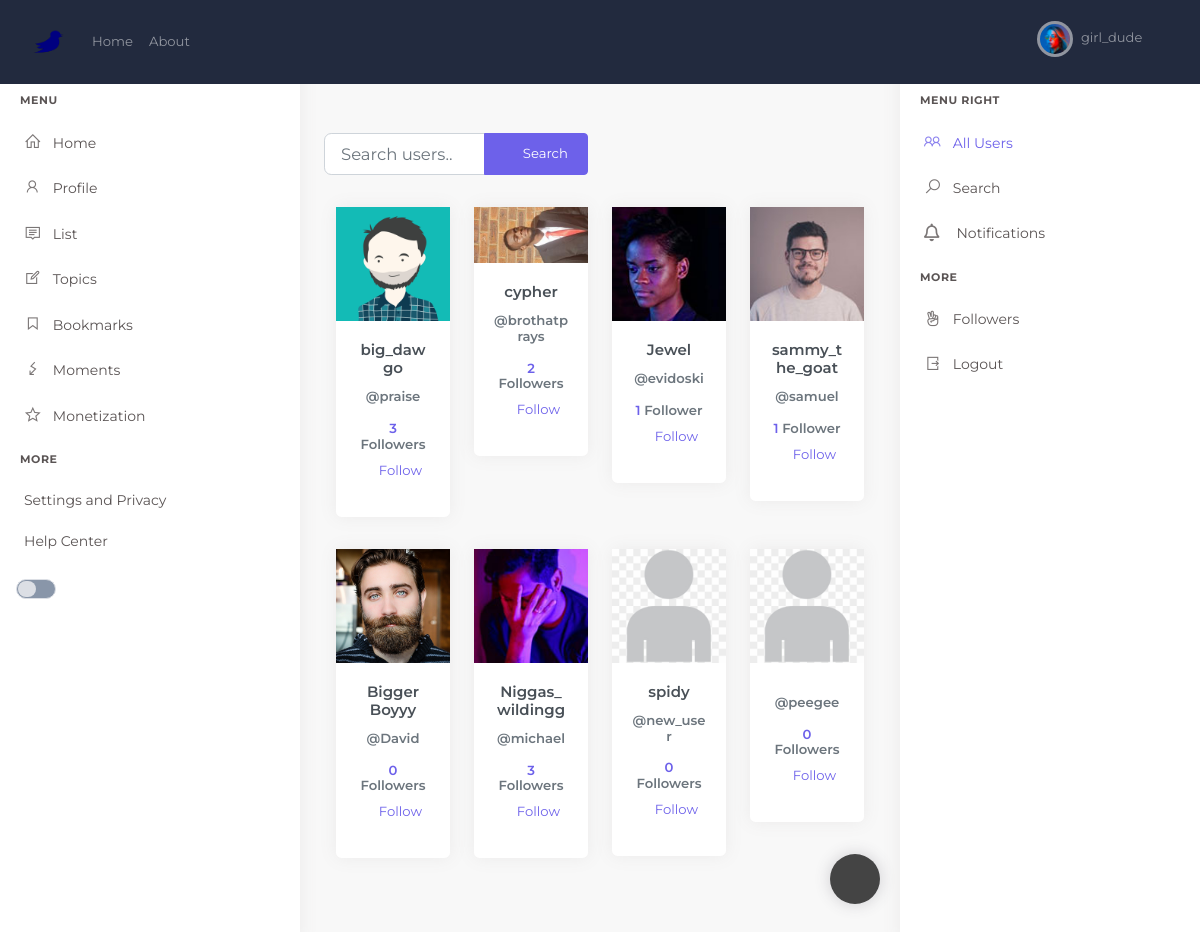
Screenshot of /users/ (signed in) with the database file from the repository.
### users/models.py (models this page shows, shortened)
class Profile(models.Model):
    user = models.OneToOneField(User, on_delete=models.CASCADE)
    displayname = models.CharField('Name', default='', max_length=25, blank=True, null=True)
    slug = AutoSlugField(populate_from='user', null=True)
    bio = models.TextField(default='', blank=True, null=True)
    birthday = models.DateField('Birthday', blank=True, null=True)
    image = models.ImageField(default='default.png', upload_to='profile_pics', blank=True, null=True)
    coverimage = models.ImageField(default='default_cover.jpg', upload_to='cover_pics', blank=True, null=True)
    followers = models.ManyToManyField("Profile", blank=True)
    def get_absolute_url(self):
        return "/users/profile/{}".format(self.slug)

### users/views.py (the view)
# urls.py: path('users/', user_views.users_list, name='users_list'),
@login_required
def users_list(request):
    user=request.user
    users = Profile.objects.exclude(user=request.user)
    my_followers = request.user.profile.followers.all()
    rec_follow_requests = FollowRequest.objects.filter(to_user=user)
    sent_to = []
    followers = []
    for user in my_followers:
        follower = user.followers.all()
        for f in follower:
            if f in followers:
                follower = follower.exclude(user=f.user)
        followers += follower
    for i in my_followers:
        if i in followers:
            followers.remove(i)
    if request.user.profile in followers:
        followers.remove(request.user.profile)
    random_list = random.sample(list(users), min(len(list(users)), 10))
    for r in random_list:
        if r in followers:
            random_list.remove(r)
    followers += random_list
    context = {
        'users': followers,
        'sent': sent_to,
        'my_followers': my_followers,
        'rec_follow_requests': rec_follow_requests
    }
    return render(request, "users/users_list.html", context)

### users/templates/users/users_list.html
{% extends "blog/base.html" %}
{% block content %}
<div class="main-content">
    <div class="page-content">
        <div class="container-fluid">
            {% block searchform %}
            <div class="row ">
                <div class="col-12 col-sm-12 col-md-4 col-xl-6">
                            <form class=" my-2 my-lg-0" action="{% url 'search_users' %}" method="get">
                                <div class="form-group">
                                    <div class="input-group h-100"  >
                                        <input type="text" class="form-control form-control-lg" name="q" placeholder="Search users.." aria-label="Search users..">
                                        <div class="input-group-append">
                                            <button class="btn btn-primary waves-effect waves-light" type="submit"><i class="fas fa-search mr-2"></i>Search</button>
                                        </div>
                                    </div>
                                </div>
                            </form>
                </div>
            </div>
            {% endblock searchform %}
                <div class="container">
                    <div class="row">
                        {% if users %}
                            {% for user_p in users %}
                                <div class="col-md-3">
                                    <div class="card-deck-wrapper">
                                        <div class="card-deck">
                                            <div class="card card-signin card-animate my-3">
                                                <a href="{{ user_p.get_absolute_url }}"><img class="card-img-top" src="{{ user_p.image.url }}" alt=""/></a>
                                                <div class="card-body">
                                                <h5 class="card-title text-center">{{ user_p.displayname }}</h5>
                                                <h6 class="text-center">
                                                    <a href="{{ user_p.get_absolute_url }}"><p class="text-muted"><span>@</span>{{user_p.user}}</p></a>
                                                </h6>
                                                <h6 class="text-center">
                                                    <a href="/users/followers/{{user_p.id}}">
                                                    {{ user_p.followers.count }}<span class="text-muted"> Follower{{ user_p.followers.count|pluralize }}</span></a>
                                                </h6>
                                                    {% if not user_p.user in sent %}
                                                        <p class="float-right">
                                                            <a class=" mr-2" href="{% url 'send_follower_request' user_p.id %}">Follow</a>
                                                        </p>
                                                    {% else %}
                                                        <p class="float-right">
                                                            <a class=" mr-2" href="/users/follow-request/cancel/{{u.id}}">Cancel Request</a>
                                                        </p>
                                                    {% endif %}
                                                </div>
                                            </div>
                                        </div>
                                    </div>
                                </div>
                            {% endfor %}
                        {% else %}
                            <br /><br />
                            <h2><i>No new people found!</i></h2>
                        {% endif %}
                    </div>
                </div>
        </div>
    </div>
        {% if user.is_authenticated %}
            <div>
                    <a href="{% url 'post-create' %}">
                        <i class="fas fa-plus add_new"></i>
                    </a>
            </div>
        {% endif %}
</div>
{% endblock content %}

### blog/templates/blog/base.html (shortened to what this page needs)
{% load static %}
<!doctype html>
<html>
    <head>
        <link rel="stylesheet" href="" type="text/css">
        <link rel="stylesheet" href="{% static 'blog/plugins/dropify/dropify.min.css' %}" type="text/css">
            <link rel="stylesheet" type="text/css" href="{% static 'blog/main.css' %}">
            <link rel="stylesheet" type="text/css" href="{% static 'blog/fontawesome5/css/all.css' %}">
            <link rel="stylesheet" type="text/css" href="{% static 'blog/line-awesome/css/line-awesome.css' %}">
        <link rel="stylesheet" href="{% static 'blog/plugins/select2/select2.min.css' %}" type="text/css">
        <link rel="stylesheet" href="{% static 'blog/plugins/bootstrap-datepicker/bootstrap-datepicker.min.css' %}" type="text/css">
        <link rel="stylesheet" href="{% static 'blog/plugins/icons.min.css' %}" type="text/css">
        <link rel="stylesheet" href="{% static 'blog/plugins/bootstrap.min.css' %}" type="text/css">
        <link rel="stylesheet" href="{% static 'blog/plugins/theme.min.css' %}" type="text/css">
    </head>
    <body>
        <nav class="navbar navbar-expand-lg navbar-dark bg-dark sticky-top">
            <div class="container-fluid">
              <a class="navbar-brand" href="/">
                  <img src="{% static 'blog/twitter-bird.png' %}" width="40px"/>
              </a>
              <div class="collapse navbar-collapse" id="navbarSupportedContent">
                <ul class="navbar-nav mr-auto">
                  <li class="nav-item">
                    <a class="nav-link" href="{% url 'blog-home' %}">Home <span class="sr-only">(current)</span></a>
                  </li>
                  <li class="nav-item">
                    <a class="nav-link" href="{% url 'blog-about' %}">About</a>
                  </li>
                </ul>
                <ul class="navbar-nav">
                    {% if user.is_authenticated %}
                          <li class="nav-item dropdown">
                            <a class="nav-link navbar-link waves-effect" href="javascript:void(0)" id="page-header-user-dropdown" data-toggle="dropdown" aria-haspopup="true" aria-expanded="false">
                                <img width="30px" class="rounded-circle header-profile-user" src="{{ user.profile.image.url }}"  />
                                <span class="d-none d-sm-inline-block ml-1 font-size-13">{{user.username}}</span>
                                <span class="icon icon-small mx-1"><span class="fas fa-chevron-down"></span></span>
                            </a>
                        </li>
                    {% else %}
                      <li class="nav-item"><a class="nav-link" href="{% url 'login' %}">Login</a></li>
                      <li class="nav-item"><a class="nav-link" href="{% url 'register' %}">Register</a></li>
                    {% endif %}
                </ul>
              </div>
            </div>
        </nav>
        <div id="layout-wrapper">
<div class="">
                <div class="vertical-menu left-menu" id="">
                    <div data-simplebar class="h-100">
                        <div class="navbar-brand-box">
                            <a href="index.html" class="logo">
                            </a>
                        </div>
                        <div id="sidebar-menu">
                            <ul class="metismenu list-unstyled" id="side-menu">
                                <li class="menu-title">Menu</li>
                                <li><a href="{% url 'blog-home' %}" class="waves-effect d-flex align-items-center"><i class="la la-home"></i><span>Home</span></a></li>
                                <li>
                                    <a href="{% url 'profile' %}"  class="waves-effect d-flex align-items-center"><i class="la la-user"></i><span>Profile</span></a>
                                </li>
                                <li><a href="#" class="waves-effect d-flex align-items-center"><i class="la la-comment"></i><span>List</span></a></li>
                                <li><a href="#" class="waves-effect d-flex align-items-center"><i class="la la-pencil-square"></i><span>Topics</span></a></li>
                                <li><a href="#" class="waves-effect d-flex align-items-center"><i class="la la-bookmark"></i><span>Bookmarks</span></a></li>
                                <li><a href="#" class="waves-effect d-flex align-items-center"><i class="la la-flash"></i><span>Moments</span></a></li>
                                <li><a href="#" class="waves-effect d-flex align-items-center"><i class="la la-star-o"></i><span>Monetization</span></a></li>
                                <li class="menu-title">More</li>
                                <li><a href="#" class=" waves-effect"><span>Settings and Privacy</span></a></li>
                                <li>
                                    <a href="#" class="waves-effect"><span>Help Center</span></a>
                                </li>
                                {% if user.is_authenticated %}
                                    <li>
                                        <div class="theme-switch">
                                            <label class="theme-switch_label" for="themeSwitchToggle"></label>
                                        </div>
                                    </li>
                                {% endif %}
                            </ul>
                        </div>
                    </div>
                </div>
                        {% block content %}
                        {% endblock %}
                        <div class="vertical-menu right-menu" id="vertical-menu-right">
                            <div data-simplebar class="h-100">
                                <div class="navbar-brand-box">
                                    <a href="index.html" class="logo">
                                    </a>
                                </div>
                                <div id="sidebar-menu">
                                    <ul class="metismenu list-unstyled" id="side-menu">
                                        <li class="menu-title">Menu Right</li>
                                        <li><a href="{% url 'users_list' %}" class="waves-effect d-flex align-items-center"><i class="la la-users"></i><span>All Users</span></a></li>
                                        <li><a href="{% url 'search_users' %}" class="waves-effect d-flex align-items-center"><i class="la la-search"></i><span>Search</span></a></li>
                                        <li>
                                            <a href="{% url 'notification' %}" class="waves-effect"><i class="far fa-bell"></i>
                                            <span>Notifications</span>
                                            </a>
                                        </li>
                                        {% if request.user.is_authenticated %}
                                            <li class="menu-title">More</li>
                                            <li><a href="{% url 'follower_list' %}" class=" waves-effect"><i class="la la-hand-peace-o"></i><span>Followers</span></a></li>
                                            <li>
                                                <a href="{% url 'logout' %}" class="waves-effect"><i class="la la-sign-out"></i><span>Logout</span></a>
                                            </li>
                                        {% endif %}
                                    </ul>
                                </div>
                            </div>
                        </div>
    </div>
    </div>
    </body>
</html>

### blog/static/blog/main.css (style rules this page uses)
body { background: #fafafa; color: #333333; margin-top: 5rem; }
h1, h2, h3, h4, h5, h6 { color: #444444; }
ul { margin: 0; }

### blog/templates/blog/base.html (style rules this page uses)
.page-content { padding: calc(25px + 24px) calc(24px / 2) 70px calc(24px / 2); }
.add_new { opacity: 0.5; -webkit-animation: dominion-scrolltop-show-animation 0.4s ease-out 1; animation: dominion-scrolltop-show-animation 0.4s ease-out 1; display: -webkit-box; display: -ms-flexbox; display: flex; color: white; text-decoration: none; font-size: 1.2rem; }
.add_new { -webkit-box-pack: center; -ms-flex-pack: center; justify-content: center; -webkit-box-align: center; -ms-flex-align: center; align-items: center; width: 50px; height: 50px; position: fixed; bottom: 40px; right: 320px; cursor: pointer; z-index: 999; background: #444444; -webkit-box-shadow: 0 0 15px 1px rgba(69, 65, 78, 0.2); box-shadow: 0 0 15px 1px rgba(69, 65, 78, 0.2); opacity: 1; -webkit-transition: all 0.3s; transition: all 0.3s; border-radius: 50%; }
.main-content { margin-left: 300px; margin-right: 300px; overflow: hidden; }
.vertical-menu { width:300px; transition: all .4s; }
.vertical-menu.right-menu { float:right; right: 0; }
.vertical-menu.left-menu { left:0; }
.theme-switch { display: flex; justify-content: flex-start; position: relative; z-index: 0; padding: 1rem; }
.theme-switch_label { outline: 0; display: block; width: 3em; height: 1.5em; position: relative; cursor: pointer; -webkit-user-select: none; -moz-user-select: none; -ms-user-select: none; user-select: none; padding: 1px; background-color: #8996a9; border: 1px solid #dcdfe5; border-radius: 2em; transition: all 0.2s ease; }
.theme-switch_label::after { content: ""; display: block; position: relative; width: 50%; height: 100%; background-color: #dcdfe5; border-radius: 1em; transition: all 0.2s ease; }

### rows the page displays
Profile: image (picture), displayname "big_dawgo", user "praise", followers.count "3", shows "Follow"
Profile: image (picture), displayname "cypher", user "brothatprays", followers.count "2", shows "Follow"
Profile: image (picture), displayname "Jewel", user "evidoski", followers.count "1", shows "Follow"
Profile: image (picture), displayname "sammy_the_goat", user "samuel", followers.count "1", shows "Follow"
Profile: image (picture), displayname "Bigger Boyyy", user "David", followers.count "0", shows "Follow"
Profile: image (picture), displayname "Niggas_wildingg", user "michael", followers.count "3", shows "Follow"
Profile: image (placeholder picture), displayname "spidy", user "new_user", followers.count "0", shows "Follow"
Profile: image (placeholder picture), user "peegee", followers.count "0", shows "Follow"

### other values shown
{{ user.username }} "girl_dude"
